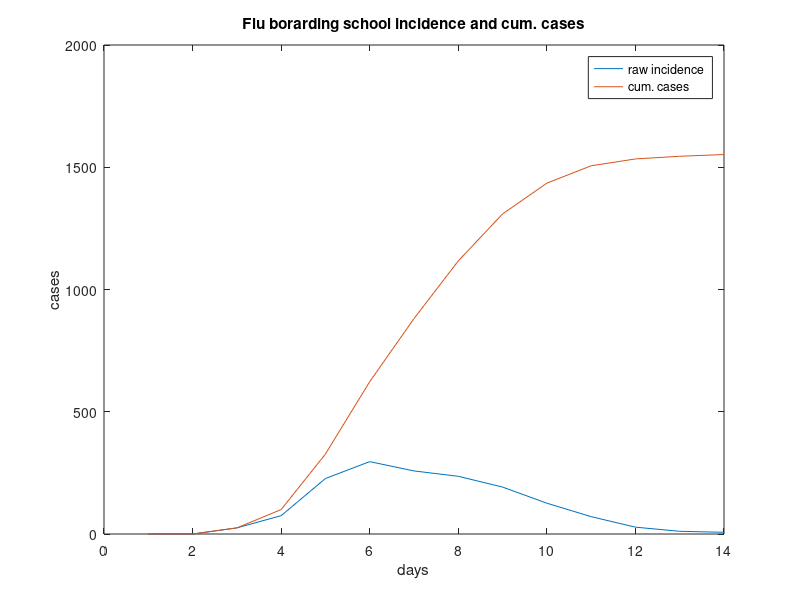

The MATLAB source for this figure: (Note: this script raises an error after producing the figure.)


clear all
close all

load BSfludat2.txt % loading data

format long

tt = BSfludat2(:,1); % define array with t-coordinates of the data

yy = BSfludat2(:,2); % define array with y-coordinates of the data

% cumulative case
yc=cumsum(yy);
%tt1=tt/tfr;

figure(1);
plot(tt, yy, tt, yc )
title('Flu borarding school incidence and cum. cases')
legend('raw incidence', 'cum. cases');
xlabel('days')
ylabel('cases')

% guessing the initial values
nm=max(yy)
ind=find(yy==nm, 1, 'first');
tm=tt(ind)
hguess=1.0;
sircoeffs=[1.0;hguess;tm;nm/hguess]

% fit by i
[c2, R2] = isapfit(tt, yy, sircoeffs)

% for plotting
tt1=linspace(0,20,100);

figure(2)
% double-exponentail model
zap2=c2(4)*sirapprox3(tt1-c2(3), c2(1), c2(2));
plot(tt, yy, tt1, zap2)
legend('raw incidence', 'asymp');
xlabel('days')
ylabel('cases')

% fit by r
[c3, R3] = rsapfit(tt, yc, sircoeffs)

figure(3)
% double-exponentail model
zap3=c3(4)*rapprox(tt1'-c3(3), c3(1), c3(2))';
plot(tt, yy, tt, yc, tt1, zap2, tt1, zap3)
legend('raw incidence', 'cum. cases', 'asymp i', 'asymp r');
xlabel('days')
ylabel('cases')

figure(4)
zap21=c2(4)*sirapprox3(tt1-c3(3), c3(1), c3(2));
plot(tt, yy, tt1, zap2,  tt1, zap21)
xlabel('days')
legend('raw incidence', 'asymp i', 'asymp r');
ylabel('cases')